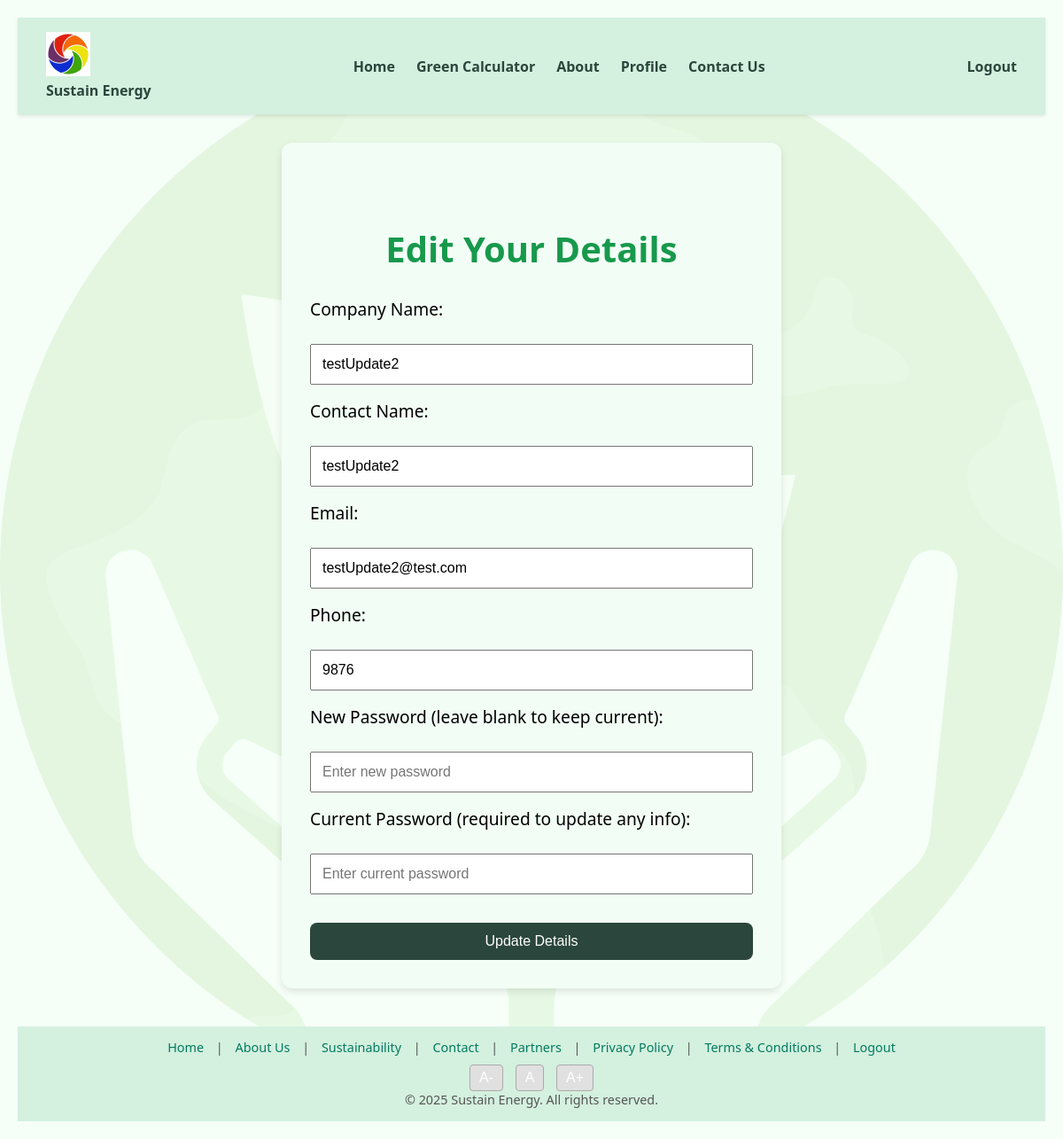
The page /V1.6/update_user.php (signed in) on the database its author committed.
### tables this page shows
CREATE TABLE `users` (
  `id` int(11) NOT NULL,
  `company_name` varchar(255) NOT NULL,
  `business_id` varchar(10) NOT NULL,
  `contact_name` varchar(255) NOT NULL,
  `email` varchar(255) NOT NULL,
  `password_hash` varchar(255) NOT NULL,
  `phone` varchar(20) DEFAULT NULL,
  `join_date` date DEFAULT curdate(),
  `status` enum('active','inactive','deactivated') DEFAULT 'active',
  `company_logo` varchar(255) DEFAULT NULL,
  `is_admin` tinyint(1) DEFAULT 0
);

### V1.6/update_user.php (the view, shortened to what this page needs)
<?php
require 'requires/connect_db.php';
$userId = $_SESSION['user_id'];
$query = "SELECT company_name, contact_name, email, phone FROM users WHERE id = $userId";
$result = mysqli_query($conn, $query);
$row = mysqli_fetch_assoc($result);
$companyName = $row['company_name'];
$contactName = $row['contact_name'];
$email = $row['email'];
$phone = $row['phone'];
?>
<!DOCTYPE html>
<html lang="en">
<head>
    <link rel="stylesheet" href="style.css">
</head>
<body>
    <?php require 'requires/nav.php'; ?>
    <div class="form-container">
        <h1>Edit Your Details</h1>
        <form action="update_user.php" method="POST" class="form">
    <label for="company_name">Company Name:</label>
    <input type="text" id="company_name" name="company_name" value="<?php echo htmlspecialchars($companyName); ?>" required placeholder="Enter company name">
    <label for="contact_name">Contact Name:</label>
    <input type="text" id="contact_name" name="contact_name" value="<?php echo htmlspecialchars($contactName); ?>" required placeholder="Enter your name">
    <label for="email">Email:</label>
    <input type="email" id="email" name="email" value="<?php echo htmlspecialchars($email); ?>" required placeholder="Enter your email">
    <label for="phone">Phone:</label>
    <input type="text" id="phone" name="phone" value="<?php echo htmlspecialchars($phone); ?>" placeholder="Enter phone number">
    <label for="password">New Password (leave blank to keep current):</label>
    <input type="password" id="password" name="password" placeholder="Enter new password">
    <label for="current_password">Current Password (required to update any info):</label>
    <input type="password" id="current_password" name="current_password" required placeholder="Enter current password">
    <button type="submit">Update Details</button>
</form>
    </div>
    <?php include 'includes/footer.php'; ?>
</body>
</html>

### V1.6/style.css (style rules this page uses)
body { margin: 0; padding: 20px; font-family: 'Segoe UI', sans-serif; background-color: #f5fff8; position: relative; z-index: 0; }
body::before { content: ""; position: fixed; top: 0; left: 0; width: 100%; height: 100%; background: url('images/background.png') no-repeat center center; background-size: contain; opacity: 0.1; z-index: -1; pointer-events: none; }
h1 { font-size: 2.5em; color: #17994c; text-align: center; margin-top: 1.5em; }
label { font-size: 1.2em; display: block; margin-bottom: 10px; }
.form-container { padding: 2em; max-width: 500px; margin: 2em auto; background: #f2fef5; border-radius: 12px; box-shadow: 0 4px 8px rgba(0,0,0,0.1); }
.form { display: flex; flex-direction: column; gap: 1em; }
.form input, .form button { padding: 0.75em; font-size: 1em; }
button { padding: 0.7em 1.5em; border: none; background-color: #2b463c; color: white; font-size: 1em; cursor: pointer; border-radius: 8px; margin-top: 1em; }

### rows shown on the page
users: company_name "testUpdate2", contact_name "testUpdate2", email "testUpdate2@test.com", phone "9876"
